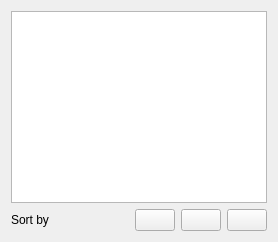
        <widget class="QWidget" name="tabFunctions">
         <attribute name="icon">
          <iconset>
           <normaloff>../../Baggy/src/16x16/Recycle.png</normaloff>../../Baggy/src/16x16/Recycle.png</iconset>
         </attribute>
         <attribute name="title">
          <string>Structure</string>
         </attribute>
         <layout class="QGridLayout" name="gridLayout_4">
          <item row="0" column="0">
           <widget class="QTableWidget" name="tblStructure"/>
          </item>
          <item row="1" column="0">
           <layout class="QHBoxLayout" name="horizontalLayout_3">
            <item>
             <widget class="QLabel" name="label">
              <property name="text">
               <string>Sort by</string>
              </property>
             </widget>
            </item>
            <item>
             <spacer name="horizontalSpacer_3">
              <property name="orientation">
               <enum>Qt::Horizontal</enum>
              </property>
              <property name="sizeHint" stdset="0">
               <size>
                <width>40</width>
                <height>20</height>
               </size>
              </property>
             </spacer>
            </item>
            <item>
             <widget class="QPushButton" name="btnSortByLine">
              <property name="text">
               <string/>
              </property>
              <property name="icon">
               <iconset>
                <normaloff>pix/icons/sort_number.png</normaloff>pix/icons/sort_number.png</iconset>
              </property>
             </widget>
            </item>
            <item>
             <widget class="QPushButton" name="btnSortByType">
              <property name="text">
               <string/>
              </property>
              <property name="icon">
               <iconset>
                <normaloff>pix/icons/sort_type.png</normaloff>pix/icons/sort_type.png</iconset>
              </property>
             </widget>
            </item>
            <item>
             <widget class="QPushButton" name="btnSortByAlpha">
              <property name="text">
               <string/>
              </property>
              <property name="icon">
               <iconset>
                <normaloff>pix/icons/sort_alpha.png</normaloff>pix/icons/sort_alpha.png</iconset>
              </property>
             </widget>
            </item>
           </layout>
          </item>
         </layout>
        </widget>
